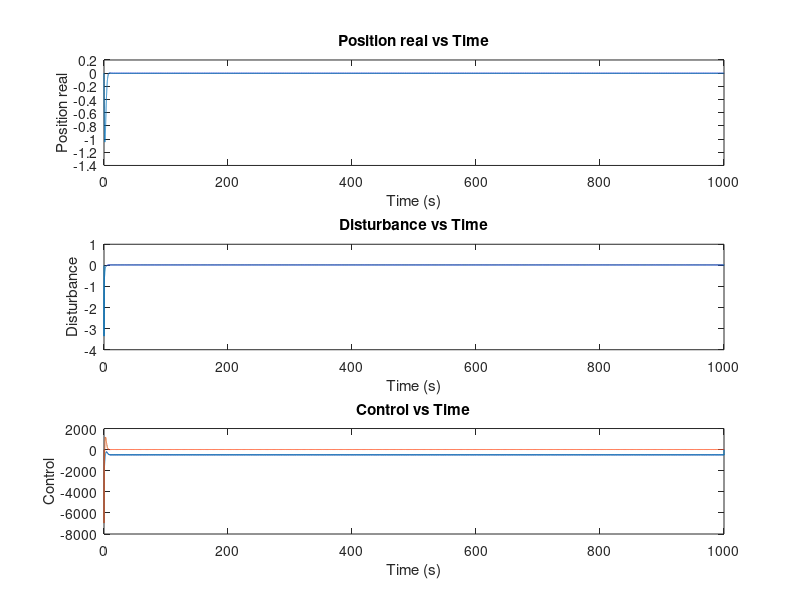

The MATLAB source for this figure:
clear 

%%%%%%%%%%%%%%%%%%%%%%%%%%%%% USV Model %%%%%%%%%%%%%%%%%%%%%%%%%%%%%%%%%%
m = 3980;
Iz = 19703;
Xu = -50;
Yv = -200;
Yr = 0;
Nv = 0;
Nr = -1281;
m11 = m;
m22 = m; 
m33 = Iz;
l = 3.5;

M = [m11, 0, 0; 0, m22, 0; 0, 0, m33];
D = [Xu, 0, 0; 0, Yv, Yr; 0, Nv, Nr];
M_inv = inv(M);
MD = M_inv*D;
%%%%%%%%%%%%%%%%%%%%%%%%%%%%%%%%%%%%%%%%%%%%%%%%%%%%%%%%%%%%%%%%%%%%%%%%%%
%%%%%%%%%%%%%%%%%%%%%%%%%%% State estimate %%%%%%%%%%%%%%%%%%%%%%%%%%%%%%%
A_estim = [0, 0, 1, 0;
     0, 0, 0, 1;
     0, 0, 0, 0;
     0, 0, 0, 0];

B_estim = [0, 0;
     0, 0;
     1, 0;
     0, 1];

L = diag([1, 1, 1, 1]);

% Define the state weighting matrix Q and control weighting matrix R
Q = diag([1, 1, 1, 1]); % Adjust the values based on your requirements
R = diag([1, 1]);          % Adjust the values based on your requirements

% Calculate the LQR gain K
[K, S, e] = lqr(A_estim, B_estim, Q, R);

cutoff = 3;
%%%%%%%%%%%%%%%%%%%%%%%%%%%%%%%%%%%%%%%%%%%%%%%%%%%%%%%%%%%%%%%%%%%%%%%%%%

%%%%%%%%%%%%%%%%%%%%%%%%%%%%%%%%%%%%%%%%%%%%%%%%%%%%%%%%%%%%%%%%%%%%%%%%%%
% Simulation parameters
dt = 0.01; % Time step (seconds)
total_time = 1000; % Total simulation time (seconds)
num_steps = total_time / dt; % Number of simulation steps

% Initialize state vectors
x = zeros(6, num_steps); % State vector [position; velocity]
u = zeros(2, num_steps); % Control input vector
estim_x = zeros(4, num_steps);
virtual_state = zeros(4, num_steps);
virtual_u = zeros(2, num_steps);
um = zeros(1, num_steps);
filtered_um = zeros(1, num_steps);

time = 0:dt:(total_time-dt); % Time vector

% Initial condition
x(:, 1) = [0; 0; 0; 0; 0; 0]; % Initial position and velocity
estim_x(:, 1) = [l; 0; 0; 0];

B_usv = [1/M(1,1), 1/M(1,1);
         0, 0;
         l/M(3,3), -l/M(3,3)
         0, 0;
         0, 0;
         0, 0]; 

B_disturbance = [0, 0;
                 0, 0;
                 0, 0;
                 1, 0;
                 0, 1;
                 0, 0]; 


% Simulation loop (Euler method)
for k = 2:num_steps-1
    

    % Compute the state derivative with disturbance
    f_usv = [(Xu*x(1, k) + m22*x(2, k)*x(3, k))/m11;
          (Yv*x(2, k) + Yr*x(3, k) - m11*x(1, k)*x(2, k))/m22;
          (-m22*x(1, k)*x(2, k) + m11*x(1, k)*x(1, k) + Nv*x(2, k) + Nr*x(3, k))/m33;
          x(1, k)*cos(x(6, k)) - x(2, k)*sin(x(6, k));
          x(1, k)*sin(x(6, k)) + x(2, k)*cos(x(6, k));
          x(3, k)];


    % L1 estim
    virtual_state(:, k) = [x(4, k) + l*cos(x(6, k));
                     x(5, k) + l*sin(x(6, k));
                     x(1, k)*cos(x(6, k)) - x(2, k)*sin(x(6, k)) - x(3, k)*l*sin(x(6, k));
                     x(1, k)*sin(x(6, k)) + x(2, k)*cos(x(6, k)) + x(3, k)*l*cos(x(6, k))];
    
    x_error = estim_x(:, k) - virtual_state(:,k);

    gain = -1;
    pi = (1/gain)*(exp(gain*dt)-1);
    um(k) = -exp(gain*dt)*x_error(3)/pi;
    filtered_um(k) = filtered_um(k-1)*exp(-cutoff*dt) - um(k)*(1-exp(-cutoff*dt));

    virtual_u(:,k) = [f_usv(1)*cos(x(6, k)) - x(1, k)*x(3, k)*sin(x(6, k)) - f_usv(2)*sin(x(6, k)) - x(2, k)*x(3, k)*cos(x(6, k)) - f_usv(3)*l*sin(x(6, k)) - x(3, k)*x(3, k)*l*cos(x(6, k));
                 f_usv(1)*sin(x(6, k)) + x(1, k)*x(3, k)*cos(x(6, k)) + f_usv(2)*sin(x(6, k)) - x(2, k)*x(3, k)*sin(x(6, k)) + f_usv(3)*l*cos(x(6, k)) - x(3, k)*x(3, k)*l*sin(x(6, k))];

    state_feedback = -K*virtual_state(:,k);
    state_feedback_u = [0.5*(m33*(state_feedback(2)*cos(x(6, k)) - state_feedback(1)*sin(x(6, k)))/(l*l) + m11*(state_feedback(1)*cos(x(6, k)) + state_feedback(2)*sin(x(6, k))));
                       0.5*(-m33*(state_feedback(2)*cos(x(6, k)) - state_feedback(1)*sin(x(6, k)))/(l*l) + m11*(state_feedback(1)*cos(x(6, k)) + state_feedback(2)*sin(x(6, k))))];

    % u(:,k) = -K*virtual_state(:,k) - um(k);
    u(:,k) = [0.5*(m11*cos(x(6, k))-m33*sin(x(6, k))/(l*l));
              0.5*(m11*cos(x(6, k))+m33*sin(x(6, k))/(l*l))]*filtered_um(k) + state_feedback_u;
    
 
    % Update the state using Euler method
    % estim_dx = A_estim*estim_x(:,k) + B_estim*virtual_u(:,k) + B_estim*[um(k) ; 0] - L*(x_error);
    % dx = f_usv + B_usv*u(:, k) + B_usv*[0.5;0];

    Am = A_estim - B_estim*K;
    estim_dx = Am*estim_x(:,k) + B_estim*virtual_u(:,k) + B_estim*[um(k) ; 0] - L*(x_error);

    disturbance = [100*sin(10*time(k))+ 500; 0.0];
    dx = f_usv + B_usv*u(:, k) + B_usv*disturbance;

    x(:, k+1) = x(:, k) + dx * dt;
    estim_x(:, k+1) = estim_x(:, k) + estim_dx * dt;

end
%%%%%%%%%%%%%%%%%%%%%%%%%%%%%%%%%%%%%%%%%%%%%%%%%%%%%%%%%%%%%%%%%%%%%%%%%%

figure;
subplot(3,1,1);
plot(time, x(1, :));
title('Position real vs Time');
xlabel('Time (s)');
ylabel('Position real');

subplot(3,1,2);
plot(time, um);
title('Disturbance vs Time');
xlabel('Time (s)');
ylabel('Disturbance');

subplot(3,1,3);
plot(time, u);
title('Control vs Time');
xlabel('Time (s)');
ylabel('Control');